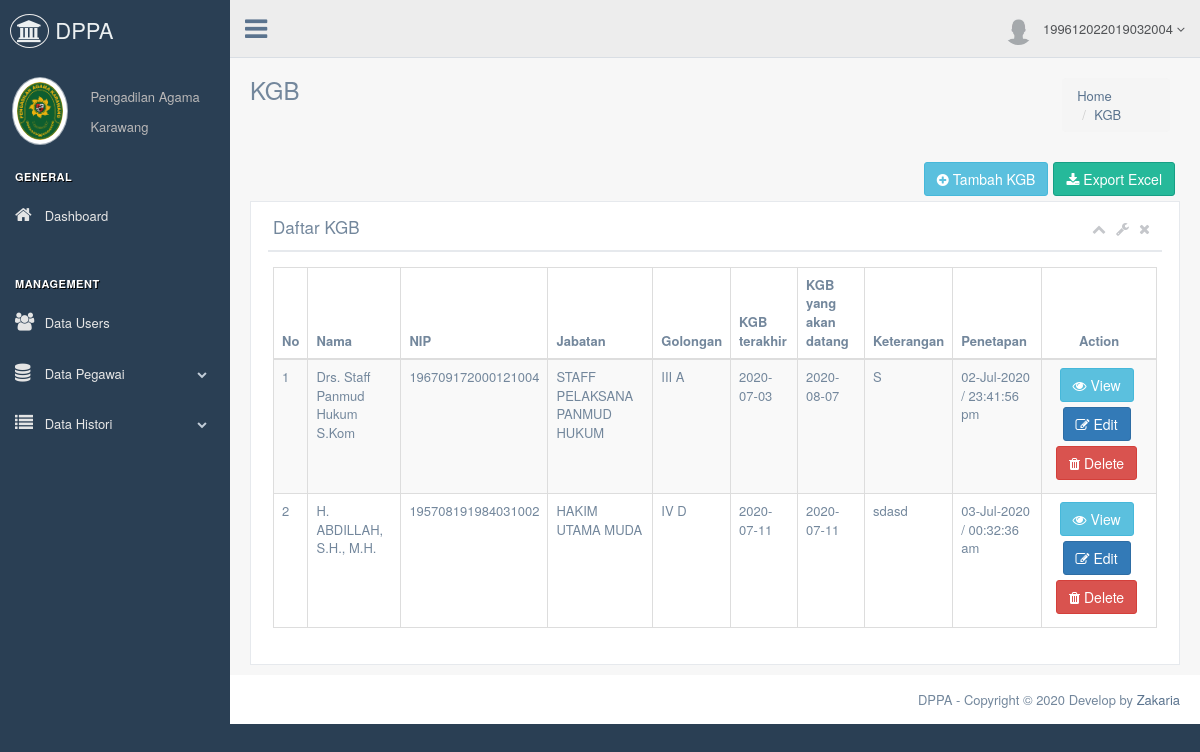
Page /admin/index.php?page=daftar_kgb (signed in) on the committed database.
### tables this page shows
CREATE TABLE `kgb_pegawai` (
  `id_kgbpegawai` int(50) NOT NULL,
  `id_pegawai` int(50) NOT NULL,
  `kgb_terakhir` varchar(225) DEFAULT NULL,
  `kgb_datang` varchar(225) DEFAULT NULL,
  `keterangan` varchar(225) NOT NULL,
  `timestamp` varchar(255) NOT NULL
);

CREATE TABLE `pegawai` (
  `id_pegawai` int(50) NOT NULL,
  `nama_pegawai` varchar(225) NOT NULL,
  `nip` varchar(225) NOT NULL,
  `id_jabatan` int(25) NOT NULL,
  `id_golongan` int(25) NOT NULL,
  `unit_kerja` varchar(255) NOT NULL
);

CREATE TABLE `jabatan` (
  `id_jabatan` int(25) NOT NULL,
  `nama_jabatan` varchar(255) NOT NULL
);

CREATE TABLE `golongan` (
  `id_golongan` int(25) NOT NULL,
  `nama_golongan` varchar(255) NOT NULL
);

### admin/daftar_kgb.php (the view, shortened to what this page needs)
<div class="page-title">
  <div class="title_left">
    <h3>KGB</h3>
  </div>
  <div class="title_right">
    <div class="col-md-3 col-sm-3 col-xs-12 pull-right">
        <ol class="breadcrumb float-sm-right">
          <li class="breadcrumb-item"><a href="#">Home</a></li>
          <li class="breadcrumb-item"><a href="#">KGB</a></li>
        </ol>
    </div>
  </div>
</div>
<div class="clearfix"></div>
<div class="row">
  <div class="col-md-12 col-sm-12 col-xs-12">
    <a href="export_kgb.php" class="btn btn-success pull-right" ><i class="fa fa-download"></i> Export Excel</a>
    <a href="#" class="btn btn-info pull-right" data-toggle="modal" data-target=".btn-tambah-kgb"><i class="fa fa-plus-circle"></i> Tambah KGB</a>
    <div class="x_panel">
      <div class="x_title">
        <h2>Daftar KGB <small>Daftar KGB pegawai pengadilan agama karawang</small></h2>
        <ul class="nav navbar-right panel_toolbox">
          <li><a class="collapse-link"><i class="fa fa-chevron-up"></i></a>
          </li>
          <li class="dropdown">
            <a href="#" class="dropdown-toggle" data-toggle="dropdown" role="button" aria-expanded="false"><i class="fa fa-wrench"></i></a>
          </li>
          <li><a class="close-link"><i class="fa fa-close"></i></a>
          </li>
        </ul>
        <div class="clearfix"></div>
      </div>
      <div class="x_content">
        <table id="datatable" class="table table-striped table-bordered">
          <thead>
            <tr>
              <th>No</th>
              <th>Nama</th>
              <th>NIP</th>
              <th>Jabatan</th>
              <th>Golongan</th>
              <th>KGB terakhir</th>
              <th>KGB yang akan datang</th>
              <th>Keterangan</th>
              <th>Penetapan</th>
              <th class="text-center">Action</th>
            </tr>
          </thead>
          <tbody>
            <?php
              include '../database/koneksi.php';
              $query = mysqli_query($koneksi,"SELECT * FROM kgb_pegawai kgb, pegawai pg, jabatan jb, golongan gl WHERE kgb.id_pegawai = pg.id_pegawai and pg.id_jabatan=jb.id_jabatan and pg.id_golongan=gl.id_golongan");
              $i = 1;
              while ($row = mysqli_fetch_array($query)) {
             ?>
             <tr>
               <td><?php echo $i ?></td>
               <td><?php echo $row['nama_pegawai'] ?></td>
               <td><?php echo $row['nip']; ?></td>
               <td><?php echo $row['nama_jabatan'] ?></td>
               <td><?php echo $row['nama_golongan'] ?></td>
               <td><?php echo $row['kgb_terakhir'] ?></td>
               <td><?php echo $row['kgb_datang'] ?></td>
               <td><?php echo $row['keterangan']; ?></td>
               <td><?php echo $row['timestamp']; ?></td>
               <td class="text-center">
                 <a href="#" class="btn btn-info" data-toggle="modal" data-target="#modalviewkgb<?php echo $row['id_kgbpegawai'] ?>"><i class="fa fa-eye"></i> View</a>
                 <a href="#" class="btn btn-primary" data-toggle="modal" data-target="#modaleditkgb<?php echo $row['id_kgbpegawai'] ?>"><i class="fa fa-edit"></i> Edit</a>
                 <a href="#" class="btn btn-danger" data-toggle="modal" data-target="#modaldeletekgb<?php echo $row['id_kgbpegawai'] ?>"><i class="fa fa-trash"></i> Delete</a>
               </td>
             </tr>
             <?php
             $i++;
           }
              ?>
          </tbody>
        </table>
      </div>
    </div>
  </div>
</div>

### rows in the picture
kgb_pegawai: id_pegawai.nama_pegawai "Drs. Staff Panmud Hukum S.Kom", id_pegawai.nip "196709172000121004", jabatan.nama_jabatan "STAFF PELAKSANA PANMUD HUKUM", golongan.nama_golongan "III A", kgb_terakhir "2020-07-03", kgb_datang "2020-08-07", keterangan "S", timestamp "02-Jul-2020 / 23:41:56 pm"
kgb_pegawai: id_pegawai.nama_pegawai "H. ABDILLAH, S.H., M.H.", id_pegawai.nip "195708191984031002", jabatan.nama_jabatan "HAKIM UTAMA MUDA", golongan.nama_golongan "IV D", kgb_terakhir "2020-07-11", kgb_datang "2020-07-11", keterangan "sdasd", timestamp "03-Jul-2020 / 00:32:36 am"

### other values in the picture
$nip "199612022019032004"
